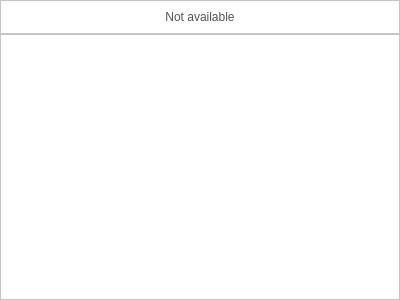
<?xml version="1.0" encoding="UTF-8"?>
<ui version="4.0">
 <class>TableTracks</class>
 <widget class="QWidget" name="TableTracks">
  <property name="geometry">
   <rect>
    <x>0</x>
    <y>0</y>
    <width>400</width>
    <height>300</height>
   </rect>
  </property>
  <property name="windowTitle">
   <string>Form</string>
  </property>
  <property name="styleSheet">
   <string notr="true">QLabel
{
	color: rgb(84, 84, 84);
	font: 14pt &quot;Segoe UI&quot;;
}
QPushButton
{
	color: rgb(84, 84, 84);
	font: 14pt &quot;Segoe UI&quot;;
}
QWidget
{
	background-color: rgb(255, 255, 255);
}</string>
  </property>
  <layout class="QGridLayout" name="gridLayout">
   <property name="leftMargin">
    <number>0</number>
   </property>
   <property name="topMargin">
    <number>0</number>
   </property>
   <property name="rightMargin">
    <number>0</number>
   </property>
   <property name="bottomMargin">
    <number>0</number>
   </property>
   <property name="spacing">
    <number>0</number>
   </property>
   <item row="1" column="0">
    <widget class="QTableView" name="tableView">
     <property name="styleSheet">
      <string notr="true">QTableView
{
	color: rgb(84, 84, 84);
	font: 10pt &quot;Segoe UI&quot;;
}
QHeaderView
{
	color: rgb(84, 84, 84);
	font: 12pt &quot;Segoe UI&quot;;
	border-bottom: 1px solid #eeeeee;
}</string>
     </property>
     <property name="editTriggers">
      <set>QAbstractItemView::NoEditTriggers</set>
     </property>
     <property name="showGrid">
      <bool>false</bool>
     </property>
     <property name="gridStyle">
      <enum>Qt::NoPen</enum>
     </property>
     <attribute name="horizontalHeaderCascadingSectionResizes">
      <bool>false</bool>
     </attribute>
     <attribute name="horizontalHeaderMinimumSectionSize">
      <number>60</number>
     </attribute>
     <attribute name="horizontalHeaderDefaultSectionSize">
      <number>100</number>
     </attribute>
     <attribute name="horizontalHeaderStretchLastSection">
      <bool>true</bool>
     </attribute>
     <attribute name="verticalHeaderVisible">
      <bool>true</bool>
     </attribute>
     <attribute name="verticalHeaderCascadingSectionResizes">
      <bool>false</bool>
     </attribute>
     <attribute name="verticalHeaderMinimumSectionSize">
      <number>20</number>
     </attribute>
     <attribute name="verticalHeaderDefaultSectionSize">
      <number>30</number>
     </attribute>
     <attribute name="verticalHeaderStretchLastSection">
      <bool>false</bool>
     </attribute>
    </widget>
   </item>
   <item row="0" column="0">
    <widget class="QFrame" name="frameEmpty">
     <property name="frameShape">
      <enum>QFrame::StyledPanel</enum>
     </property>
     <property name="frameShadow">
      <enum>QFrame::Raised</enum>
     </property>
     <layout class="QGridLayout" name="gridLayout_2">
      <item row="0" column="0">
       <widget class="QLabel" name="labelEmpty">
        <property name="text">
         <string>Not available</string>
        </property>
        <property name="alignment">
         <set>Qt::AlignCenter</set>
        </property>
       </widget>
      </item>
     </layout>
    </widget>
   </item>
  </layout>
 </widget>
 <resources/>
 <connections/>
</ui>
